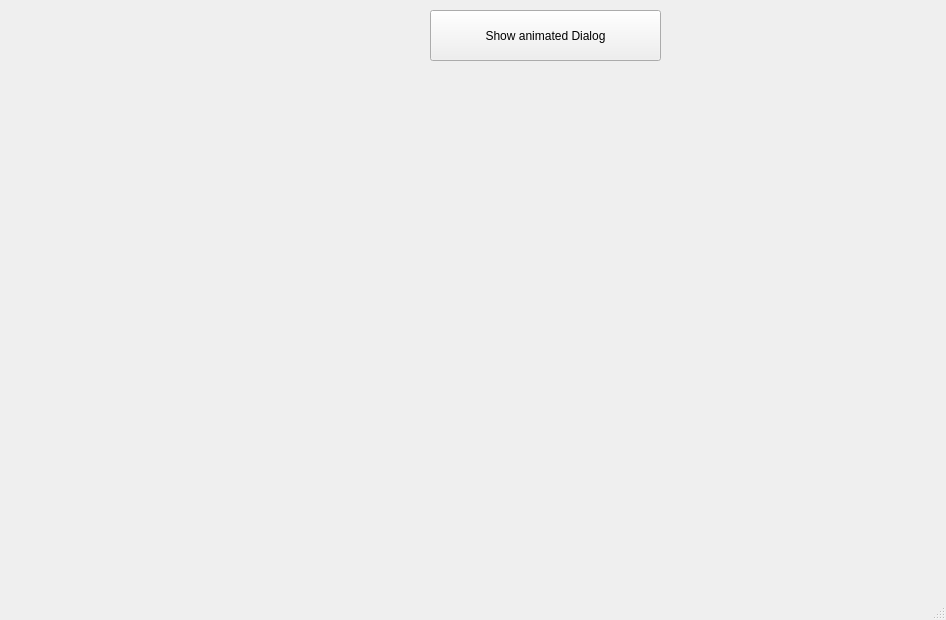
<?xml version="1.0" encoding="UTF-8"?>
<ui version="4.0">
 <class>MainWindow</class>
 <widget class="QMainWindow" name="MainWindow">
  <property name="geometry">
   <rect>
    <x>0</x>
    <y>0</y>
    <width>946</width>
    <height>620</height>
   </rect>
  </property>
  <property name="windowTitle">
   <string>MainWindow</string>
  </property>
  <widget class="QWidget" name="centralwidget">
   <widget class="QPushButton" name="pushButton">
    <property name="geometry">
     <rect>
      <x>430</x>
      <y>10</y>
      <width>231</width>
      <height>51</height>
     </rect>
    </property>
    <property name="text">
     <string>Show animated Dialog</string>
    </property>
   </widget>
  </widget>
  <widget class="QMenuBar" name="menubar">
   <property name="geometry">
    <rect>
     <x>0</x>
     <y>0</y>
     <width>946</width>
     <height>26</height>
    </rect>
   </property>
  </widget>
  <widget class="QStatusBar" name="statusbar"/>
 </widget>
 <resources/>
 <connections/>
</ui>
